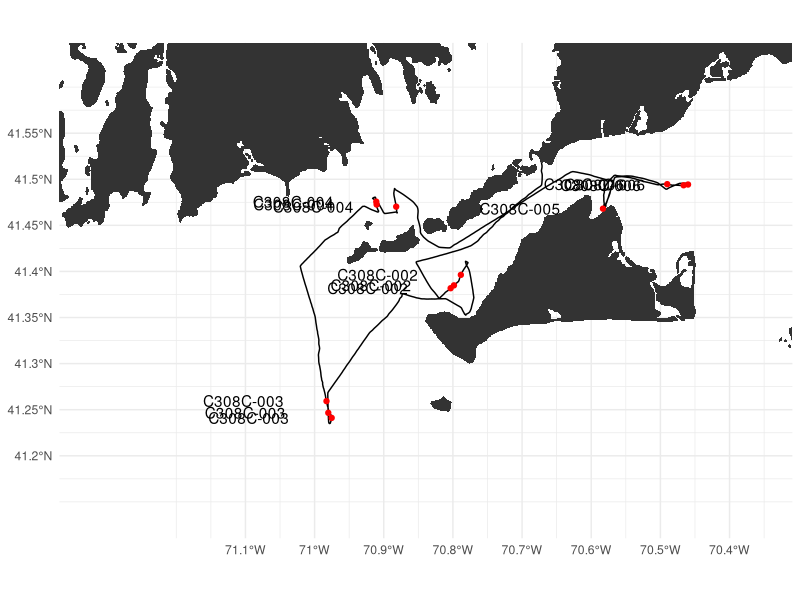

The R script that drew this image:
## ---- chunk 1
library(tidyverse)
stations <- read_csv("data/C308C_summary_datasheet.csv")
elg <- read_csv("data/C308C_elg.csv")
coastline <- read_csv("data/coastline.csv")

xbreaks <- pretty(range(elg$lon))
xlabels <- paste0(abs(xbreaks), "°W")
ybreaks <- pretty(range(elg$lat))
ylabels <- paste0(abs(ybreaks), "°N")

ggplot(elg, aes(lon, lat)) +
  geom_path() +
  geom_polygon(aes(group = group), data = coastline) +
  geom_point(data = stations, color = "red") +
  geom_text(aes(label = station), data = stations, nudge_x = -.12) +
  coord_quickmap(xlim = range(elg$lon) + c(-.3,+.1),
                 ylim = range(elg$lat) + c(-.1,+.1)) +
  labs(x = NULL, y = NULL) +
  scale_x_continuous(breaks = xbreaks, labels = xlabels) +
  scale_y_continuous(breaks = ybreaks, labels = ylabels) +
  theme_minimal()
